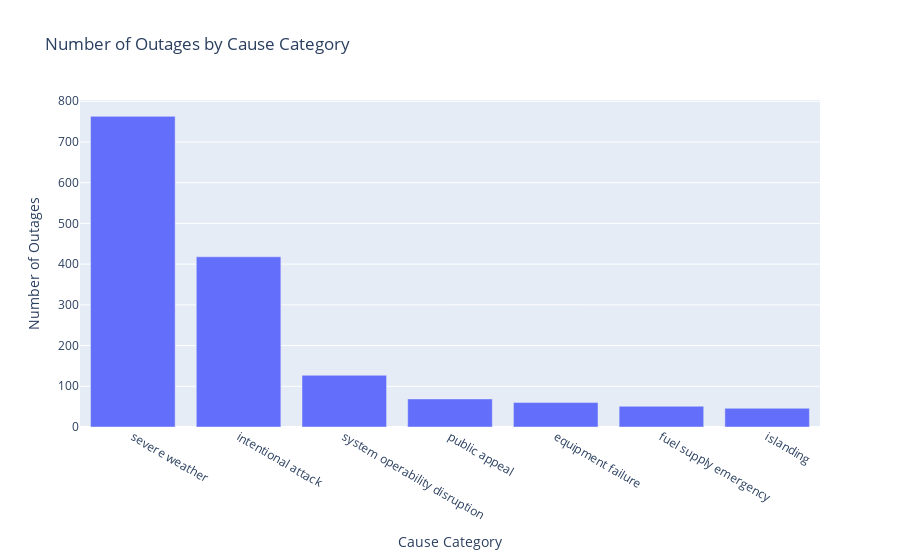

Notebook cell for this chart:
### Markdown cell above
#### Distribution of cause categories

This bar chart shows the frequency of each type of outage, with severe weather being the most frequent, followed by non-natural-caused outages such as intentional attacks. Because weather-related events account for a large share of all outages, it is natural to compare the durations of natural and non-natural-caused outages in later sections.

### Code cell
cause_counts = outages["CAUSE.CATEGORY"].value_counts().reset_index()
cause_counts.columns = ["CAUSE.CATEGORY", "count"]

fig = px.bar(
    cause_counts,
    x="CAUSE.CATEGORY",
    y="count",
    title="Number of Outages by Cause Category",
    labels={"CAUSE.CATEGORY": "Cause Category", "count": "Number of Outages"}
)
fig.show()

### Figure 1 — Plotly figure (JSON) as saved in the notebook; plotly's stock layout.template omitted (floating-point values rounded to 4 significant figures)
{"data": [{"alignmentgroup": "True", "hovertemplate": "Cause Category=%{x}<br>Number of Outages=%{y}<extra></extra>", "legendgroup": "", "marker": {"color": "#636efa", "pattern": {"shape": ""}}, "name": "", "offsetgroup": "", "orientation": "v", "showlegend": false, "textposition": "auto", "type": "bar", "x": ["severe weather", "intentional attack", "system operability disruption", "public appeal", "equipment failure", "fuel supply emergency", "islanding"], "xaxis": "x", "y": [763, 418, 127, 69, 60, 51, 46], "yaxis": "y"}], "layout": {"autosize": true, "barmode": "relative", "legend": {"tracegroupgap": 0}, "title": {"text": "Number of Outages by Cause Category"}, "xaxis": {"anchor": "y", "autorange": true, "domain": [0, 1], "range": [-0.5, 6.5], "title": {"text": "Cause Category"}, "type": "category"}, "yaxis": {"anchor": "x", "autorange": true, "domain": [0, 1], "range": [0, 803.2], "title": {"text": "Number of Outages"}, "type": "linear"}}}
